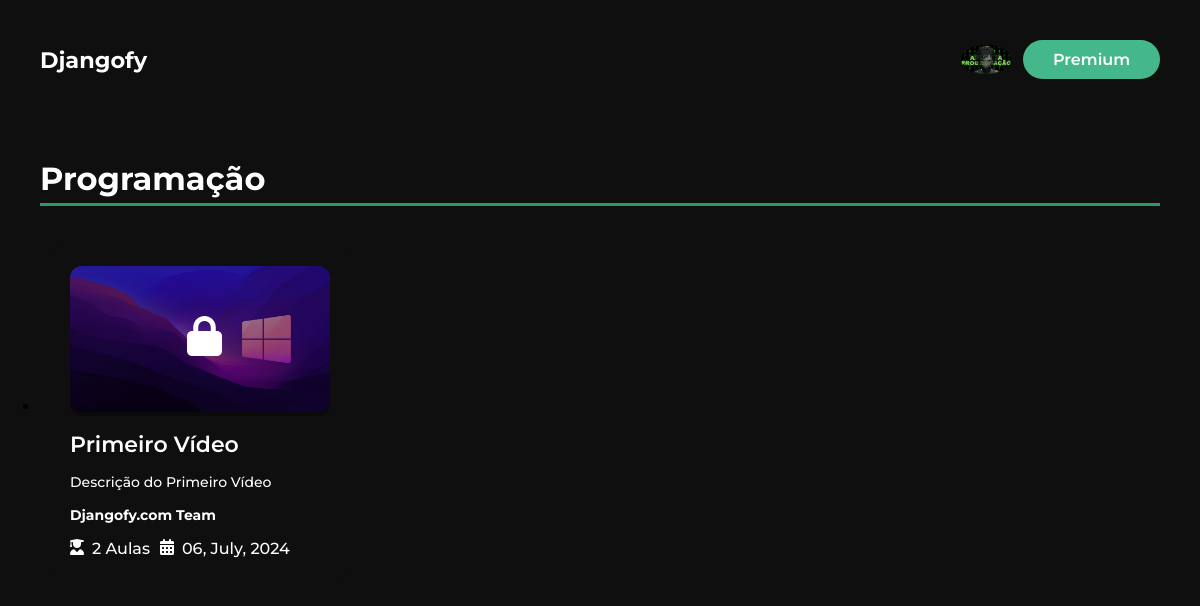
Page / (signed in) on the committed database.
### courseapp/models.py (models this page shows, shortened)
class UserProfile(models.Model):
    user = models.ForeignKey(User, on_delete=models.CASCADE)
    profileimg = models.ImageField(upload_to='profiles/', default='profiles/me.jpg')
    status = models.BooleanField(default=False)

class Topic(models.Model):
    title = models.CharField(max_length=200)

class Module(models.Model):
    title = models.CharField(max_length=200)
    description = models.TextField()
    image = models.ImageField(upload_to='module/',default='module/code bg.webp')
    status = models.BooleanField(default=False)
    date = models.DateTimeField(auto_now_add=True)
    classes = models.IntegerField(default=0)
    topic = models.ForeignKey('Topic', on_delete=models.CASCADE, related_name='topics')
    def formatted_date(self):
        return self.date.strftime("%d, %B, %Y")

### courseapp/views.py (the view)
# urls.py: path('', ViewHome, name='home'),
@login_required(login_url='signin')
def ViewHome(request):
    topics = Topic.objects.all()
    modules = Module.objects.all()
    user = UserProfile.objects.get(user=request.user)
    context = {
        'topics':topics,
        'modules':modules,
        'user':user,
    }
    return render(request, 'home/home.html', context)

### templates/home/home.html (shortened to what this page needs)
{% load static %}
<!DOCTYPE html>
<html lang="en">
<head>
    <link rel="stylesheet" href="{% static 'css/index/style.css' %}">
    <link rel="stylesheet" href="{% static 'css/index/header.css' %}">
    <link rel="stylesheet" href="{% static 'css/index/module.css' %}">
    <link rel="stylesheet" href="https://cdn.jsdelivr.net/npm/@splidejs/splide@latest/dist/css/splide.min.css">
</head>
<body>
    {% include 'home/header.html' %}
    {% include 'home/modules.html' %}
</body>
</html>

### templates/home/header.html (shortened to what this page needs)
<header>
    <a id="logo">Djangofy</a>
    <div class="perfil">
        <div class="perfil-image">
            <img src="{{user.profileimg.url}}" alt="">
        </div>
        {% if not user.status %}
            <a>Premium</a>
        {% endif %}
    </div>
</header>

### templates/home/modules.html (shortened to what this page needs)
<section>
    <article>
        {% for topic in topics %}
            <p class="module-text">{{topic.title}}</p>
            <div class="splide" role="group" aria-label="Splide Basic HTML Example">
                <div class="splide__track">
                    <ul class="splide__list">
                        {% for module in topic.topics.all %}
                        <li class="splide__slide">
                            <div class="module" data-id='{{ module.id }}'  data-status="{{ module.status }}">
                                <div class="module-image">
                                    {% if user.status %}
                                        <img src="{{module.image.url}}" alt="">
                                        <div class="overlay"></div>
                                    {% else %}
                                        {% if not user.status and module.status %}
                                            <img src="{{module.image.url}}" alt="">
                                            <div class="overlay"></div>
                                            <i class="fa-solid fa-lock"></i>
                                        {% else %}
                                            {% if not user.status and not module.status %}
                                                <img src="{{module.image.url}}" alt="">
                                                <div class="overlay"></div>
                                            {% endif %}
                                        {% endif %}
                                    {% endif %}
                                </div>
                                <p class="module-title">{{module.title}}</p>
                                <p class="module-description">{{module.description}}</p>
                                <p class="chess">Djangofy.com Team</p>
                                <div class="details">
                                    <div class="detail">
                                        <i class="fa-solid fa-user-graduate"></i>
                                        <p>{{module.videos.count}} Aulas</p>
                                    </div>
                                    <div class="detail">
                                        <i class="fa-solid fa-calendar-days"></i>
                                        <p>{{module.formatted_date}}</p>
                                    </div>
                                </div>
                            </div>
                        </li>
                        {% endfor %}
                    </ul>
                </div>
            </div>
        {% endfor %}
    </article>
</section>

### static/css/index/style.css (style rules this page uses)
* { padding: 0px; margin: 0px; box-sizing: border-box; font-family: "Montserrat", sans-serif; }
body { width: 100%; height: 100%; background-color: #0F0F0F; }
section { display: flex; flex-direction: column; gap: 50px; padding: 20px; }
section article { display: flex; flex-direction: column; gap: 20px; padding: 20px; border-radius: 12px; }

### static/css/index/header.css (style rules this page uses)
header { display: flex; justify-content: space-between; align-items: center; padding: 40px; width: 100%; background-color: #0F0F0F; }
header a#logo { color: white; font-size: 1.4em; font-weight: 700; cursor: pointer; }
header .perfil { display: flex; justify-content: center; align-items: center; gap: 12px; cursor: pointer; }
header .perfil a { text-decoration: none; background-color: #44B78B; color: white; padding: 10px 30px; border-radius: 25px; font-weight: 600; transition: 0.4s; }
header .perfil .perfil-image { display: flex; justify-content: center; align-items: center; width: 50px; position: relative; }
header .perfil .perfil-image img { width: 100%; object-fit: cover; object-position: center; border-radius: 50%; }

### static/css/index/module.css (style rules this page uses)
section article p.module-text { position: relative; font-size: 2em; font-weight: 700; padding-bottom: 8px; color: white; }
section article p.module-text::after { content: ''; position: absolute; width: 100%; left: 0%; bottom: 0; border-bottom: 3px solid #2D9964; }
section article .module { display: flex; flex-direction: column; gap: 15px; max-width: 300px; padding: 20px; border-radius: 12px; background-color: #0F0F0F; transition: transform 0.4s, box-shadow 0.4s; }
section article .module .module-image { position: relative; width: 100%; }
section article .module .module-image i { position: absolute; font-size: 40px; left: 45%; bottom: 40%; color: white; transition: bottom 0.4s; }
.overlay { position: absolute; width: 100%; height: 100%; bottom: 0; border-radius: 12px; background-color: rgba(0, 0, 0, 0.300); transition: 0.4s; }
section article .module .module-image img { width: 100%; object-fit: cover; object-position: center; border-radius: 12px; }
.module .module-title { color: white; font-size: 22px; font-weight: 600; }
.module .module-description { color: white; font-size: 14px; font-weight: 500; }
.chess { color: white; font-size: 14px; font-weight: 700; }
.details { display: flex; gap: 10px; }
.detail { display: flex; gap: 8px; color: white; }
.detail p { font-weight: 500; }
.splide__track { padding-top: 10px; }
.splide__slide { padding:10px; }

### rows in the picture
UserProfile: profileimg (picture)
Topic: title "Programação"
Module: image (picture), title "Primeiro Vídeo", description "Descrição do Primeiro Vídeo", videos.count "2", formatted_date "06, July, 2024"
